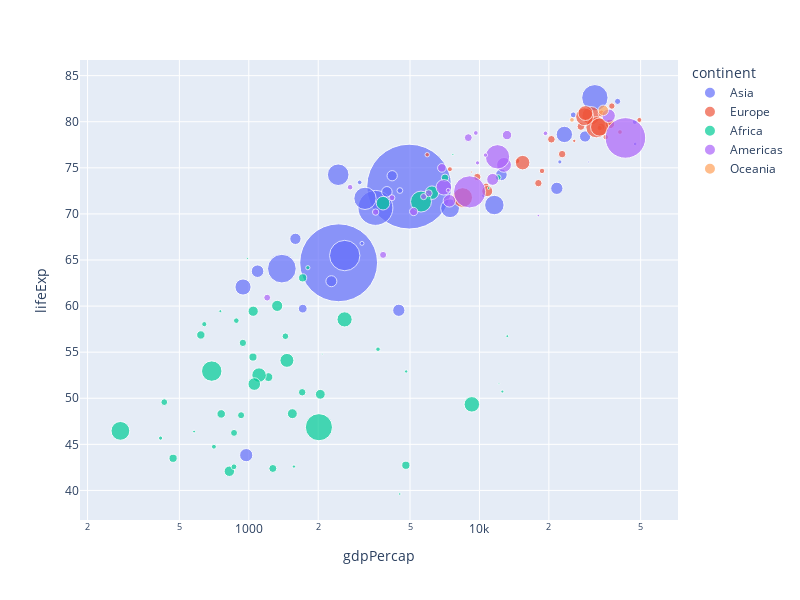

Here is the notebook cell this chart was saved with:
### Code cell
gapminder_2007 = gapminder.loc[gapminder["year"] == 2007]
px.scatter(
    gapminder_2007,
    x="gdpPercap",
    y="lifeExp",
    log_x=True,
    size="pop",
    size_max=60,
    color="continent",
    hover_name="country",
    width=800,
    height=600,
).show()

### Figure 1 — Plotly figure (JSON) as saved in the notebook; plotly's stock layout.template omitted (floating-point values rounded to 4 significant figures)
{"data": [{"hovertemplate": "<b>%{hovertext}</b><br><br>continent=Asia<br>gdpPercap=%{x}<br>lifeExp=%{y}<br>pop=%{marker.size}<extra></extra>", "hovertext": ["Afghanistan", "Bahrain", "Bangladesh", "Cambodia", "China", "Hong Kong, China", "India", "Indonesia", "Iran", "Iraq", "Israel", "Japan", "Jordan", "Korea, Dem. Rep.", "Korea, Rep.", "Kuwait", "Lebanon", "Malaysia", "Mongolia", "Myanmar", "Nepal", "Oman", "Pakistan", "Philippines", "Saudi Arabia", "Singapore", "Sri Lanka", "Syria", "Taiwan", "Thailand", "Vietnam", "West Bank and Gaza", "Yemen, Rep."], "legendgroup": "Asia", "marker": {"color": "#636efa", "size": [31889923, 708573, 150448339, 14131858, 1318683096, 6980412, 1110396331, 223547000, 69453570, 27499638, 6426679, 127467972, 6053193, 23301725, 49044790, 2505559, 3921278, 24821286, 2874127, 47761980, 28901790, 3204897, 169270617, 91077287, 27601038, 4553009, 20378239, 19314747, 23174294, 65068149, 85262356, 4018332, 22211743], "sizemode": "area", "sizeref": 366300.0, "symbol": "circle"}, "mode": "markers", "name": "Asia", "orientation": "v", "showlegend": true, "type": "scatter", "x": [974.6, 29800.0, 1391.0, 1714.0, 4959.0, 39720.0, 2452.0, 3541.0, 11610.0, 4471.0, 25520.0, 31660.0, 4519.0, 1593.0, 23350.0, 47310.0, 10460.0, 12450.0, 3096.0, 944, 1091.0, 22320.0, 2606.0, 3190.0, 21650.0, 47140.0, 3970.0, 4185.0, 28720.0, 7458.0, 2442.0, 3025.0, 2281.0], "xaxis": "x", "y": [43.83, 75.64, 64.06, 59.72, 72.96, 82.21, 64.7, 70.65, 70.96, 59.55, 80.75, 82.6, 72.53, 67.3, 78.62, 77.59, 71.99, 74.24, 66.8, 62.07, 63.78, 75.64, 65.48, 71.69, 72.78, 79.97, 72.4, 74.14, 78.4, 70.62, 74.25, 73.42, 62.7], "yaxis": "y"}, {"hovertemplate": "<b>%{hovertext}</b><br><br>continent=Europe<br>gdpPercap=%{x}<br>lifeExp=%{y}<br>pop=%{marker.size}<extra></extra>", "hovertext": ["Albania", "Austria", "Belgium", "Bosnia and Herzegovina", "Bulgaria", "Croatia", "Czech Republic", "Denmark", "Finland", "France", "Germany", "Greece", "Hungary", "Iceland", "Ireland", "Italy", "Montenegro", "Netherlands", "Norway", "Poland", "Portugal", "Romania", "Serbia", "Slovak Republic", "Slovenia", "Spain", "Sweden", "Switzerland", "Turkey", "United Kingdom"], "legendgroup": "Europe", "marker": {"color": "#EF553B", "size": [3600523, 8199783, 10392226, 4552198, 7322858, 4493312, 10228744, 5468120, 5238460, 61083916, 82400996, 10706290, 9956108, 301931, 4109086, 58147733, 684736, 16570613, 4627926, 38518241, 10642836, 22276056, 10150265, 5447502, 2009245, 40448191, 9031088, 7554661, 71158647, 60776238], "sizemode": "area", "sizeref": 366300.0, "symbol": "circle"}, "mode": "markers", "name": "Europe", "orientation": "v", "showlegend": true, "type": "scatter", "x": [5937.0, 36130.0, 33690.0, 7446.0, 10680.0, 14620.0, 22830.0, 35280.0, 33210.0, 30470.0, 32170.0, 27540.0, 18010.0, 36180.0, 40680.0, 28570.0, 9254.0, 36800.0, 49360.0, 15390.0, 20510.0, 10810.0, 9787.0, 18680.0, 25770.0, 28820.0, 33860.0, 37510.0, 8458.0, 33200.0], "xaxis": "x", "y": [76.42, 79.83, 79.44, 74.85, 73.0, 75.75, 76.49, 78.33, 79.31, 80.66, 79.41, 79.48, 73.34, 81.76, 78.89, 80.55, 74.54, 79.76, 80.2, 75.56, 78.1, 72.48, 74.0, 74.66, 77.93, 80.94, 80.88, 81.7, 71.78, 79.42], "yaxis": "y"}, {"hovertemplate": "<b>%{hovertext}</b><br><br>continent=Africa<br>gdpPercap=%{x}<br>lifeExp=%{y}<br>pop=%{marker.size}<extra></extra>", "hovertext": ["Algeria", "Angola", "Benin", "Botswana", "Burkina Faso", "Burundi", "Cameroon", "Central African Republic", "Chad", "Comoros", "Congo, Dem. Rep.", "Congo, Rep.", "Cote d'Ivoire", "Djibouti", "Egypt", "Equatorial Guinea", "Eritrea", "Ethiopia", "Gabon", "Gambia", "Ghana", "Guinea", "Guinea-Bissau", "Kenya", "Lesotho", "Liberia", "Libya", "Madagascar", "Malawi", "Mali", "Mauritania", "Mauritius", "Morocco", "Mozambique", "Namibia", "Niger", "Nigeria", "Reunion", "Rwanda", "Sao Tome and Principe", "Senegal", "Sierra Leone", "Somalia", "South Africa", "Sudan", "Swaziland", "Tanzania", "Togo", "Tunisia", "Uganda", "Zambia", "Zimbabwe"], "legendgroup": "Africa", "marker": {"color": "#00cc96", "size": [33333216, 12420476, 8078314, 1639131, 14326203, 8390505, 17696293, 4369038, 10238807, 710960, 64606759, 3800610, 18013409, 496374, 80264543, 551201, 4906585, 76511887, 1454867, 1688359, 22873338, 9947814, 1472041, 35610177, 2012649, 3193942, 6036914, 19167654, 13327079, 12031795, 3270065, 1250882, 33757175, 19951656, 2055080, 12894865, 135031164, 798094, 8860588, 199579, 12267493, 6144562, 9118773, 43997828, 42292929, 1133066, 38139640, 5701579, 10276158, 29170398, 11746035, 12311143], "sizemode": "area", "sizeref": 366300.0, "symbol": "circle"}, "mode": "markers", "name": "Africa", "orientation": "v", "showlegend": true, "type": "scatter", "x": [6223.0, 4797.0, 1441.0, 12570.0, 1217.0, 430.1, 2042.0, 706.0, 1704.0, 986.1, 277.6, 3633.0, 1545.0, 2082.0, 5581.0, 12150.0, 641.4, 690.8, 13210.0, 752.7, 1328.0, 942.7, 579.2, 1463.0, 1569.0, 414.5, 12060.0, 1045.0, 759.3, 1043.0, 1803.0, 10960.0, 3820.0, 823.7, 4811.0, 619.7, 2014.0, 7670.0, 863.1, 1598.0, 1712.0, 862.5, 926.1, 9270.0, 2602.0, 4513.0, 1107.0, 883.0, 7093.0, 1056.0, 1271.0, 469.7], "xaxis": "x", "y": [72.3, 42.73, 56.73, 50.73, 52.3, 49.58, 50.43, 44.74, 50.65, 65.15, 46.46, 55.32, 48.33, 54.79, 71.34, 51.58, 58.04, 52.95, 56.73, 59.45, 60.02, 56.01, 46.39, 54.11, 42.59, 45.68, 73.95, 59.44, 48.3, 54.47, 64.16, 72.8, 71.16, 42.08, 52.91, 56.87, 46.86, 76.44, 46.24, 65.53, 63.06, 42.57, 48.16, 49.34, 58.56, 39.61, 52.52, 58.42, 73.92, 51.54, 42.38, 43.49], "yaxis": "y"}, {"hovertemplate": "<b>%{hovertext}</b><br><br>continent=Americas<br>gdpPercap=%{x}<br>lifeExp=%{y}<br>pop=%{marker.size}<extra></extra>", "hovertext": ["Argentina", "Bolivia", "Brazil", "Canada", "Chile", "Colombia", "Costa Rica", "Cuba", "Dominican Republic", "Ecuador", "El Salvador", "Guatemala", "Haiti", "Honduras", "Jamaica", "Mexico", "Nicaragua", "Panama", "Paraguay", "Peru", "Puerto Rico", "Trinidad and Tobago", "United States", "Uruguay", "Venezuela"], "legendgroup": "Americas", "marker": {"color": "#ab63fa", "size": [40301927, 9119152, 190010647, 33390141, 16284741, 44227550, 4133884, 11416987, 9319622, 13755680, 6939688, 12572928, 8502814, 7483763, 2780132, 108700891, 5675356, 3242173, 6667147, 28674757, 3942491, 1056608, 301139947, 3447496, 26084662], "sizemode": "area", "sizeref": 366300.0, "symbol": "circle"}, "mode": "markers", "name": "Americas", "orientation": "v", "showlegend": true, "type": "scatter", "x": [12780.0, 3822.0, 9066.0, 36320.0, 13170.0, 7007.0, 9645.0, 8948.0, 6025.0, 6873.0, 5728.0, 5186.0, 1202.0, 3548.0, 7321.0, 11980.0, 2749.0, 9809.0, 4173.0, 7409.0, 19330.0, 18010.0, 42950.0, 10610.0, 11420.0], "xaxis": "x", "y": [75.32, 65.55, 72.39, 80.65, 78.55, 72.89, 78.78, 78.27, 72.23, 74.99, 71.88, 70.26, 60.92, 70.2, 72.57, 76.19, 72.9, 75.54, 71.75, 71.42, 78.75, 69.82, 78.24, 76.38, 73.75], "yaxis": "y"}, {"hovertemplate": "<b>%{hovertext}</b><br><br>continent=Oceania<br>gdpPercap=%{x}<br>lifeExp=%{y}<br>pop=%{marker.size}<extra></extra>", "hovertext": ["Australia", "New Zealand"], "legendgroup": "Oceania", "marker": {"color": "#FFA15A", "size": [20434176, 4115771], "sizemode": "area", "sizeref": 366300.0, "symbol": "circle"}, "mode": "markers", "name": "Oceania", "orientation": "v", "showlegend": true, "type": "scatter", "x": [34440.0, 25190.0], "xaxis": "x", "y": [81.23, 80.2], "yaxis": "y"}], "layout": {"height": 600, "legend": {"itemsizing": "constant", "title": {"text": "continent"}, "tracegroupgap": 0}, "margin": {"t": 60}, "width": 800, "xaxis": {"anchor": "y", "domain": [0, 1], "title": {"text": "gdpPercap"}, "type": "log"}, "yaxis": {"anchor": "x", "domain": [0, 1], "title": {"text": "lifeExp"}}}}
